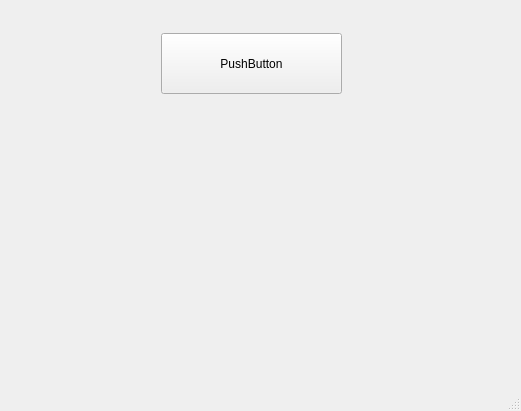
<?xml version="1.0" encoding="UTF-8"?>
<ui version="4.0">
 <class>MainWindow</class>
 <widget class="QMainWindow" name="MainWindow">
  <property name="geometry">
   <rect>
    <x>0</x>
    <y>0</y>
    <width>521</width>
    <height>411</height>
   </rect>
  </property>
  <property name="windowTitle">
   <string>MainWindow</string>
  </property>
  <widget class="QWidget" name="centralwidget">
   <widget class="QLabel" name="label">
    <property name="geometry">
     <rect>
      <x>30</x>
      <y>120</y>
      <width>200</width>
      <height>200</height>
     </rect>
    </property>
    <property name="text">
     <string/>
    </property>
   </widget>
   <widget class="QLabel" name="label_2">
    <property name="geometry">
     <rect>
      <x>270</x>
      <y>120</y>
      <width>200</width>
      <height>200</height>
     </rect>
    </property>
    <property name="text">
     <string/>
    </property>
   </widget>
   <widget class="QPushButton" name="pushButton">
    <property name="geometry">
     <rect>
      <x>161</x>
      <y>33</y>
      <width>181</width>
      <height>61</height>
     </rect>
    </property>
    <property name="text">
     <string>PushButton</string>
    </property>
   </widget>
  </widget>
  <widget class="QMenuBar" name="menubar">
   <property name="geometry">
    <rect>
     <x>0</x>
     <y>0</y>
     <width>521</width>
     <height>31</height>
    </rect>
   </property>
  </widget>
  <widget class="QStatusBar" name="statusbar"/>
 </widget>
 <resources/>
 <connections/>
</ui>
